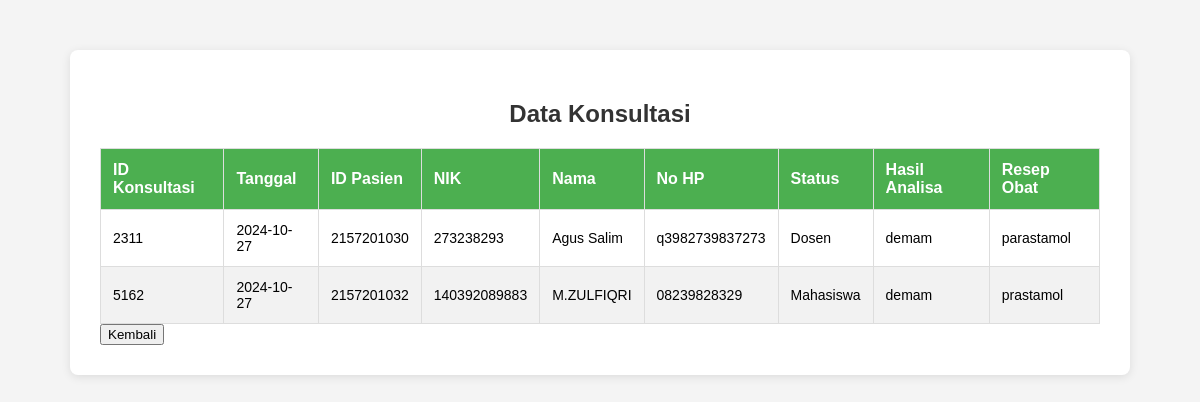
Screenshot of /view_konsultasi.php (signed in) with the database file from the repository.
### tables this page shows
CREATE TABLE `konsultasi` (
  `IdKonsultasi` int(11) NOT NULL,
  `Tanggal` date NOT NULL,
  `IdPasien` bigint(20) NOT NULL,
  `NIK` varchar(20) NOT NULL,
  `Nama` varchar(100) NOT NULL,
  `NoHP` varchar(15) NOT NULL,
  `Status` varchar(50) NOT NULL,
  `HasilAnalisa` text NOT NULL,
  `ResepObat` text NOT NULL
);

### view_konsultasi.php (the view, shortened to what this page needs)
<?php
$host = "localhost";
$user = "root";
$pass = "";
$dbname = "klinik";
$conn = new mysqli($host, $user, $pass, $dbname);
?>
<!DOCTYPE html>
<html lang="id">
<head>
    <link rel="stylesheet" type="text/css" href="styles.css">
</head>
<body>
    <div class="container2">
        <h2>Data Konsultasi</h2>
        <table>
            <thead>
                <tr>
                    <th>ID Konsultasi</th>
                    <th>Tanggal</th>
                    <th>ID Pasien</th>
                    <th>NIK</th>
                    <th>Nama</th>
                    <th>No HP</th>
                    <th>Status</th>
                    <th>Hasil Analisa</th>
                    <th>Resep Obat</th>
                </tr>
            </thead>
            <tbody>
                <?php
                $sql = "SELECT * FROM konsultasi";
                $result = $conn->query($sql);
                if ($result->num_rows > 0) {
                    while ($row = $result->fetch_assoc()) {
                        echo "<tr>
                                <td>{$row['IdKonsultasi']}</td>
                                <td>{$row['Tanggal']}</td>
                                <td>{$row['IdPasien']}</td>
                                <td>{$row['NIK']}</td>
                                <td>{$row['Nama']}</td>
                                <td>{$row['NoHP']}</td>
                                <td>{$row['Status']}</td>
                                <td>{$row['HasilAnalisa']}</td>
                                <td>{$row['ResepObat']}</td>
                              </tr>";
                    }
                } else {
                    echo "<tr><td colspan='9'>Tidak ada data konsultasi ditemukan.</td></tr>";
                }
                ?>
            </tbody>
        </table>
        <button onclick="window.location.href='dokter_dashboard.php'">Kembali</button>
    </div>
</body>
</html>

### styles.css (style rules this page uses)
body { font-family: Arial, sans-serif; background-color: #f4f4f4; margin: 0; padding: 0; }
.container2 { max-width: 1000px; margin: 50px auto; background-color: #fff; padding: 30px; border-radius: 8px; box-shadow: 0 2px 10px rgba(0, 0, 0, 0.1); }
h2 { text-align: center; color: #333; }
table { width: 100%; border-collapse: collapse; margin-top: 20px; }
table th, table td { border: 1px solid #ddd; padding: 12px; text-align: left; }
table th { background-color: #4CAF50; color: white; }
table tr:nth-child(even) { background-color: #f2f2f2; }
table tr td { font-size: 14px; }

### rows the page displays
konsultasi: IdKonsultasi "2311", Tanggal "2024-10-27", IdPasien "2157201030", NIK "273238293", Nama "Agus Salim", NoHP "q3982739837273", Status "Dosen", HasilAnalisa "demam", ResepObat "parastamol"
konsultasi: IdKonsultasi "5162", Tanggal "2024-10-27", IdPasien "2157201032", NIK "140392089883", Nama "M.ZULFIQRI", NoHP "08239828329", Status "Mahasiswa", HasilAnalisa "demam", ResepObat "prastamol"
